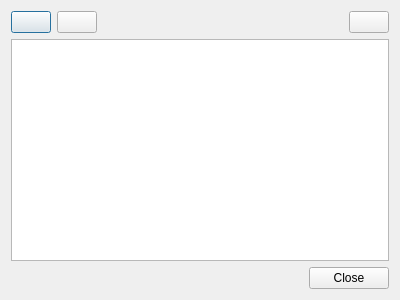
<?xml version="1.0" encoding="UTF-8"?>
<ui version="4.0">
 <class>ToolsDialog</class>
 <widget class="QDialog" name="ToolsDialog">
  <property name="geometry">
   <rect>
    <x>0</x>
    <y>0</y>
    <width>400</width>
    <height>300</height>
   </rect>
  </property>
  <property name="windowTitle">
   <string>Manage tools</string>
  </property>
  <layout class="QVBoxLayout" name="verticalLayout">
   <item>
    <layout class="QHBoxLayout" name="horizontalLayout_2">
     <item>
      <widget class="QPushButton" name="importTDX">
       <property name="toolTip">
        <string>&lt;html&gt;&lt;head/&gt;&lt;body&gt;&lt;p&gt;Import tool using TDX file.&lt;/p&gt;&lt;p&gt;The TDX file has to be already written.&lt;/p&gt;&lt;/body&gt;&lt;/html&gt;</string>
       </property>
       <property name="text">
        <string/>
       </property>
       <property name="icon">
        <iconset resource="Resources.qrc">
         <normaloff>:/Resources/Icons/ImportTDX.png</normaloff>:/Resources/Icons/ImportTDX.png</iconset>
       </property>
      </widget>
     </item>
     <item>
      <widget class="QPushButton" name="importTool">
       <property name="toolTip">
        <string>&lt;html&gt;&lt;head/&gt;&lt;body&gt;&lt;p&gt;Import tool with support for TDX flag:&lt;br/&gt;1) The tool is called with a defined flag.&lt;br/&gt;2) It writes the TDX file.&lt;br/&gt;3) The written TDX file is imported.&lt;/p&gt;&lt;/body&gt;&lt;/html&gt;</string>
       </property>
       <property name="text">
        <string/>
       </property>
       <property name="icon">
        <iconset resource="Resources.qrc">
         <normaloff>:/Resources/Icons/Import.png</normaloff>:/Resources/Icons/Import.png</iconset>
       </property>
      </widget>
     </item>
     <item>
      <spacer name="horizontalSpacer_2">
       <property name="orientation">
        <enum>Qt::Horizontal</enum>
       </property>
       <property name="sizeHint" stdset="0">
        <size>
         <width>40</width>
         <height>20</height>
        </size>
       </property>
      </spacer>
     </item>
     <item>
      <widget class="QPushButton" name="remove">
       <property name="toolTip">
        <string>Delete selected tools</string>
       </property>
       <property name="text">
        <string/>
       </property>
       <property name="icon">
        <iconset resource="Resources.qrc">
         <normaloff>:/Resources/Icons/Delete.png</normaloff>:/Resources/Icons/Delete.png</iconset>
       </property>
      </widget>
     </item>
    </layout>
   </item>
   <item>
    <widget class="QListWidget" name="tools">
     <property name="contextMenuPolicy">
      <enum>Qt::CustomContextMenu</enum>
     </property>
     <property name="frameShape">
      <enum>QFrame::StyledPanel</enum>
     </property>
     <property name="alternatingRowColors">
      <bool>true</bool>
     </property>
     <property name="selectionMode">
      <enum>QAbstractItemView::ExtendedSelection</enum>
     </property>
     <property name="viewMode">
      <enum>QListView::ListMode</enum>
     </property>
     <property name="sortingEnabled">
      <bool>true</bool>
     </property>
    </widget>
   </item>
   <item>
    <layout class="QHBoxLayout" name="horizontalLayout">
     <item>
      <spacer name="horizontalSpacer">
       <property name="orientation">
        <enum>Qt::Horizontal</enum>
       </property>
       <property name="sizeHint" stdset="0">
        <size>
         <width>40</width>
         <height>20</height>
        </size>
       </property>
      </spacer>
     </item>
     <item>
      <widget class="QPushButton" name="close">
       <property name="text">
        <string>Close</string>
       </property>
      </widget>
     </item>
    </layout>
   </item>
  </layout>
 </widget>
 <resources>
  <include location="Resources.qrc"/>
 </resources>
 <connections>
  <connection>
   <sender>close</sender>
   <signal>clicked()</signal>
   <receiver>ToolsDialog</receiver>
   <slot>accept()</slot>
   <hints>
    <hint type="sourcelabel">
     <x>352</x>
     <y>278</y>
    </hint>
    <hint type="destinationlabel">
     <x>199</x>
     <y>149</y>
    </hint>
   </hints>
  </connection>
 </connections>
</ui>
